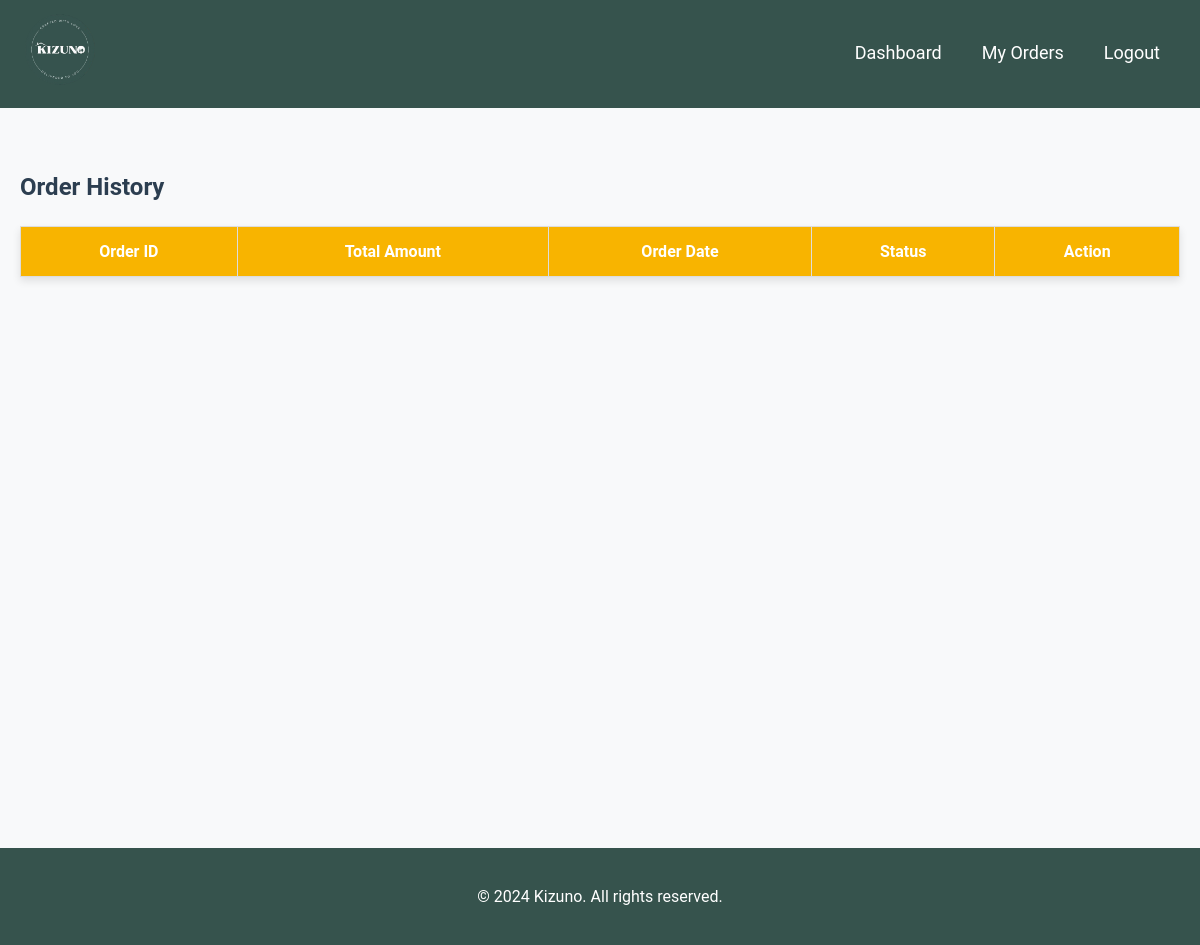
Before: /FRONTEND/html/order_history.php (signed in) with the older database file.
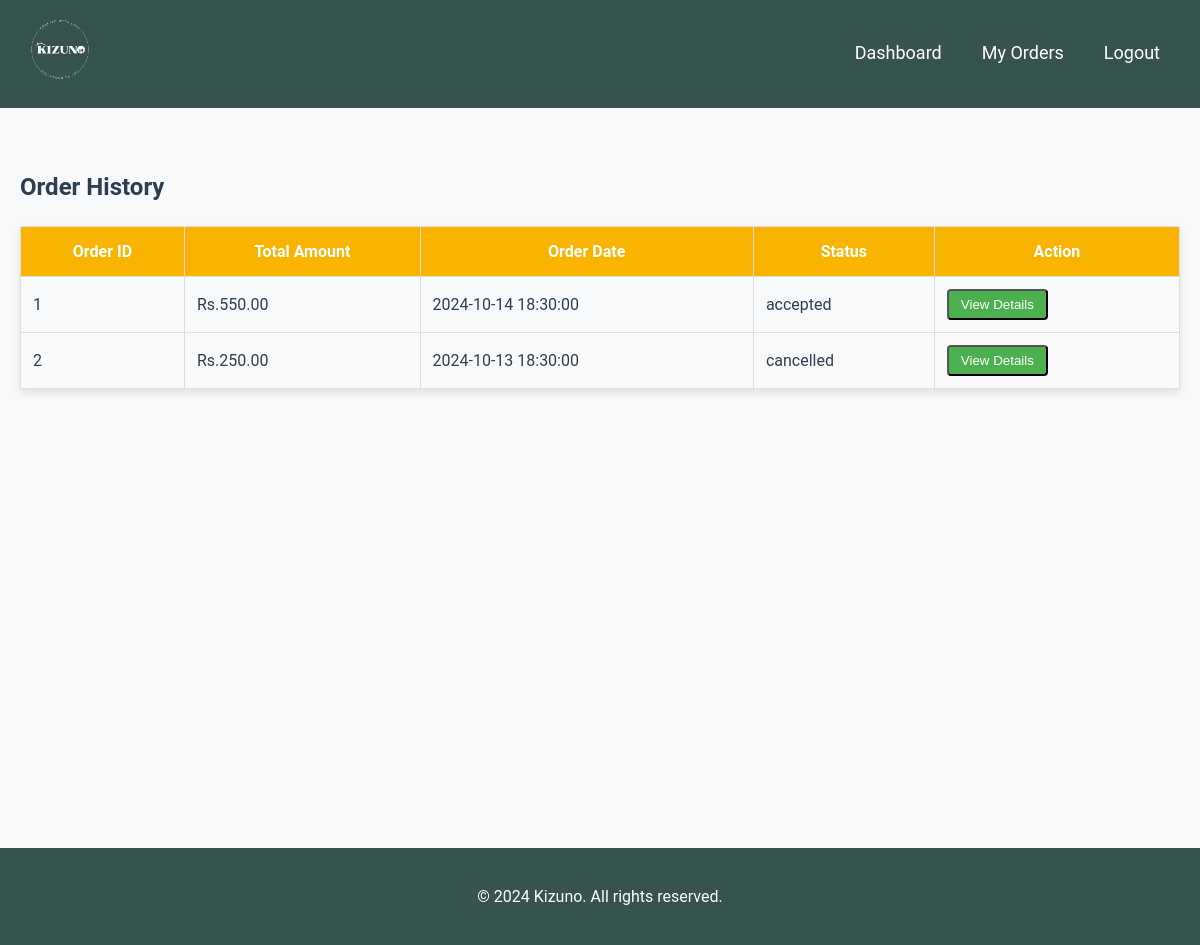
After: the same page with the newer database file.
### tables this page shows
CREATE TABLE `orders` (
  `order_id` int(11) NOT NULL,
  `customer_id` int(11) DEFAULT NULL,
  `total_amount` decimal(10,2) NOT NULL,
  `order_date` timestamp NOT NULL DEFAULT current_timestamp(),
  `delivery_address` varchar(255) DEFAULT NULL,
  `status` enum('pending','accepted','delivered','cancelled') DEFAULT 'pending',
  `driver_id` int(11) DEFAULT NULL,
  `driver_status` enum('unassigned','accepted','delivered') DEFAULT 'unassigned'
);

### FRONTEND/html/order_history.php (the view, shortened to what this page needs)
<?php
require '../../BACKEND/db.php';
$user_id = $_SESSION['user_id'];
$order_stmt = $pdo->prepare("SELECT o.order_id, o.total_amount, o.order_date, o.status, o.delivery_address,
                                    o.driver_status, d.vehicle_type, d.vehicle_number, u.full_name AS driver_name,
                                    GROUP_CONCAT(oi.quantity, ' x ', m.name SEPARATOR ', ') AS items
                             FROM orders o
                             INNER JOIN customers c ON o.customer_id = c.customer_id
                             LEFT JOIN delivery_personnel d ON o.driver_id = d.driver_id
                             LEFT JOIN users u ON d.user_id = u.user_id
                             LEFT JOIN order_items oi ON oi.order_id = o.order_id
                             LEFT JOIN meals m ON oi.meal_id = m.meal_id
                             WHERE c.user_id = ?
                             GROUP BY o.order_id
                             ORDER BY o.order_date DESC");
$order_stmt->execute([$user_id]);
$orders = $order_stmt->fetchAll(PDO::FETCH_ASSOC);
?>
<!DOCTYPE html>
<html lang="en">
<head>
    <link rel="stylesheet" href="../css/order_history.css">
</head>
<body>
    <header>
        <div class="logo">
            <a href="customer_dashboard.php">
                <img src="../RESOURCES/logo.png" alt="Kizuno Logo">
            </a>
        </div>
        <nav>
            <ul>
                <li><a href="customer_dashboard.php">Dashboard</a></li>
                <li><a href="order_history.php">My Orders</a></li>
                <li><a href="../../BACKEND/logout.php">Logout</a></li>
            </ul>
        </nav>
    </header>
    <main>
        <section class="order-history">
            <h1>Order History</h1>
            <table>
                <thead>
                    <tr>
                        <th>Order ID</th>
                        <th>Total Amount</th>
                        <th>Order Date</th>
                        <th>Status</th>
                        <th>Action</th>
                    </tr>
                </thead>
                <tbody>
                    <?php foreach ($orders as $order): ?>
                        <tr>
                            <td><?php echo htmlspecialchars($order['order_id']); ?></td>
                            <td>Rs.<?php echo htmlspecialchars($order['total_amount']); ?></td>
                            <td><?php echo htmlspecialchars($order['order_date']); ?></td>
                            <td><?php echo htmlspecialchars($order['status']); ?></td>
                            <td>
                                <button class="details-button" onclick="openModal(<?php echo htmlspecialchars(json_encode($order)); ?>)">View Details</button>
                            </td>
                        </tr>
                    <?php endforeach; ?>
                </tbody>
            </table>
        </section>
    </main>
    <footer>
        <p>&copy; 2024 Kizuno. All rights reserved.</p>
    </footer>
</body>
</html>

### FRONTEND/css/order_history.css (style rules this page uses)
:root { --primary-color: #36534d; --secondary-color: #f0f4f3; --accent-color: #45a049; --text-color: #333; --background-color: #f9f9f9; --success-color: #4CAF50; --error-color: #f44336; --text-color: #2c3e50; --text-light: #7f8c8d; --background-color: #f8f9fa; --border-radius: 8px; --box-shadow: 0 2px 4px rgba(0, 0, 0, 0.1); }
body { font-family: 'Roboto', Arial, sans-serif; margin: 0; padding: 0; background-color: var(--background-color); color: var(--text-color); line-height: 1.6; }
header { background-color: var(--primary-color); color: white; display: flex; justify-content: space-between; align-items: center; padding: 10px 20px; }
header .logo { display: flex; align-items: center; }
header .logo img { height: 80px; transition: transform 0.3s ease; }
nav ul { list-style-type: none; margin: 0; padding: 0; display: flex; }
nav ul li { display: inline; margin-right: 20px; margin-left: 20px; }
nav ul li a { color: white; text-decoration: none; font-size: 18px; }
main { padding: 40px 20px; min-height: 600px; }
footer { background-color: var(--primary-color); color: white; text-align: center; padding: 20px 0; margin-top: 60px; }
.order-history table { width: 100%; border-collapse: collapse; margin-top: 20px; box-shadow: 0px 4px 8px rgba(0, 0, 0, 0.1); }
.order-history th, .order-history td { padding: 12px; text-align: left; border: 1px solid #ddd; }
.order-history th { background-color: #f8b400; color: white; font-weight: bold; text-align: center; }
.order-history tr:nth-child(even) { background-color: #f9f9f9; }
.details-button { display: inline-block; padding: 6px 12px; background-color: #4CAF50; color: white; text-decoration: none; border-radius: 4px; text-align: center; }

Changed rows visible on the page:
added orders: order_id "1", total_amount "550.00", order_date "2024-10-14 18:30:00", status "accepted"
added orders: order_id "2", total_amount "250.00", order_date "2024-10-13 18:30:00", status "cancelled"
